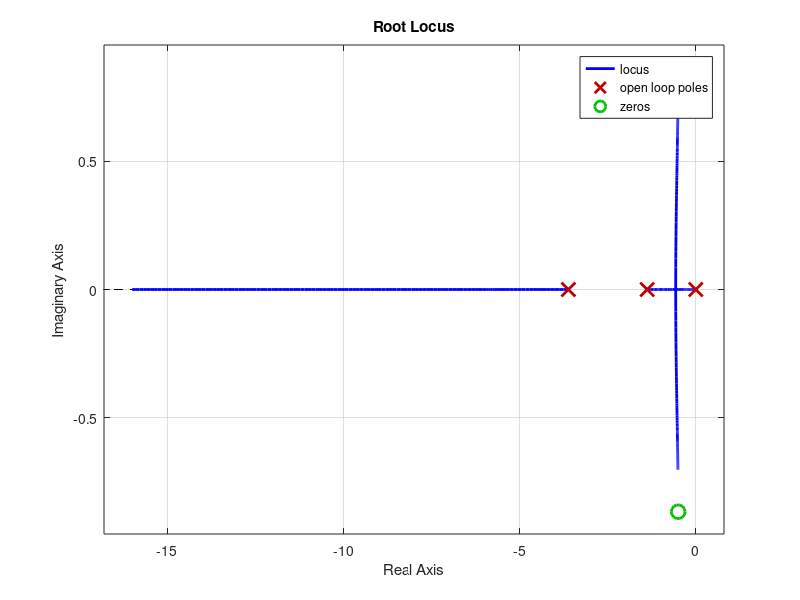
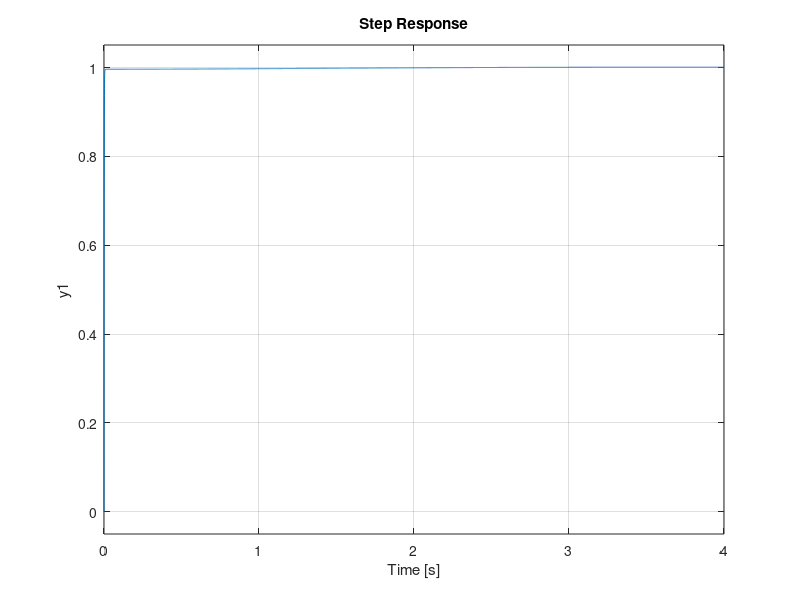

Write MATLAB code to recreate these figures, in order. (Note: this script raises an error after producing the figures.)
% % For P controller 
% k = 0.5;
% %Open Loop 
% sxs1 = tf([0, 0 , 10*k], [1, 5, 5]);
% step(sxs1)
% hold on;
% xline(1, '--r', 'Steadx State')
% hold on
% grid on
% info1 = stepinfo(sxs1);


% % For I controller gain
% k = 1;
% %Open Loop 
% sxs1 = tf([0, 0, 0, 10*k], [1, 5, 5, 0]);
% step(sxs1)
% hold on;
% xline(1, '--r', 'Steadx State')
% hold on
% grid on
% info1 = stepinfo(sxs1);

% % For D controller gain
% kd = 1;
% %Open Loop 
% sxs1 = tf([0, 10*kd, 0], [1, 5, 5]);
% step(sxs1)
% hold on;
% xline(1, '--r', 'Steadx State')
% hold on
% grid on
% info1 = stepinfo(sxs1);



% % For PI controller gain
% kp = 1;
% ki = 1;
% %Open Loop 
% sxs1 = tf([0, 0, 10*kp, 10*ki], [1, 5, 5, 0]);
% step(sxs1)
% hold on;
% xline(1, '--r', 'Steadx State')
% hold on
% grid on
% info1 = stepinfo(sxs1);



% % For PD controller gain
% kp = 0.5;
% kd = 1;
% %Open Loop 
% sxs1 = tf([0, 10*kd, 10*kp], [1, 5, 5]);
% step(sxs1)
% hold on;
% xline(1, '--r', 'Steadx State')
% hold on
% grid on
% info1 = stepinfo(sxs1);




% % For PID controller gain
% kp = 1;
% ki = 1;
% kd = 1;
% %Open Loop 
% sxs1 = tf([0, 10*kd, 10*kp, 10*ki], [1, 5, 5, 0]);
% step(sxs1)
% hold on;
% xline(1, '--r', 'Steadx State')
% hold on
% grid on
% info1 = stepinfo(sxs1);


% % Closed Loop 
% % For P controller
% kp = 1000;
% OL = tf([0, 0, 10*kp], [1, 5, 5]);
% CL = tf([0, 0, 10*kp], [1, 5, 5+10*kp]);
% figure
% rlocus(OL)
% grid on
% title('Root Locus')
% figure
% step(CL)
% grid on
% xline(1,'--r','Steadx State')
% title('Closed-Loop Step Response')
% info = stepinfo(CL);

% 
% % Closed Loop 
% % For I controller
% ki = 5;
% OL = tf([0, 0, 0, 10*ki], [1, 5, 5, 0]);
% CL = tf([0, 0, 0, 10*ki], [1, 5, 5, 10*ki]);
% figure
% rlocus(OL)
% grid on
% title('Root Locus')
% figure
% step(CL)
% grid on
% xline(1,'--r','Steadx State')
% title('Closed-Loop Step Response')
% p = pole(CL);
% info = stepinfo(CL);

% 
% % Closed Loop 
% % For D controller
% kd = 1;
% OL = tf([0, 10*kd, 0], [1, 5, 5]);
% CL = tf([0, 10*kd, 0], [1, 5+10*kd, 5]);
% figure
% rlocus(OL)
% grid on
% title('Root Locus')
% figure
% step(CL)
% grid on
% xline(1,'--r','Steadx State')
% title('Closed-Loop Step Response')
% p = pole(CL);
% info = stepinfo(CL);



% % Closed Loop 
% % For PI controller
% kp = 200;
% ki = 100; 
% OL = tf([0, 0, 10*kp, 10*ki], [1, 5, 5, 0]);
% CL = tf([0, 0, 10*kp, 10*ki], [1, 5, 5+10*kp, 10*ki]);
% figure
% rlocus(OL)
% grid on
% title('Root Locus')
% figure
% step(CL)
% grid on
% xline(1,'--r','Steadx State')
% title('Closed-Loop Step Response')
% p = pole(CL);
% info = stepinfo(CL);


% % Closed Loop 
% % For PD controller
% kp = 100;
% kd = 100; 
% OL = tf([0, 10*kd, 10*kp], [1, 5, 5]);
% CL = tf([0, 10*kd, 10*kp], [1, 5+10*kd, 5+10*kp]);
% figure
% rlocus(OL)
% grid on
% title('Root Locus')
% figure
% step(CL)
% grid on
% xline(1,'--r','Steadx State')
% title('Closed-Loop Step Response')
% p = pole(CL);
% info = stepinfo(CL);



% Closed Loop 
% For PID controller
kp = 100;
ki = 100;
kd = 100; 
OL = tf([10*kd, 10*kp, 10*ki], [1, 5, 5, 0]);
CL = tf([10*kd, 10*kp, 10*ki], [1, 5+10*kd, 5+10*kp, 10*ki]);
figure
rlocus(OL)
grid on
title('Root Locus')
figure
step(CL)
grid on
xline(1,'--r','Steadx State')
title('Closed-Loop Step Response')
p = pole(CL);
info = stepinfo(CL);
